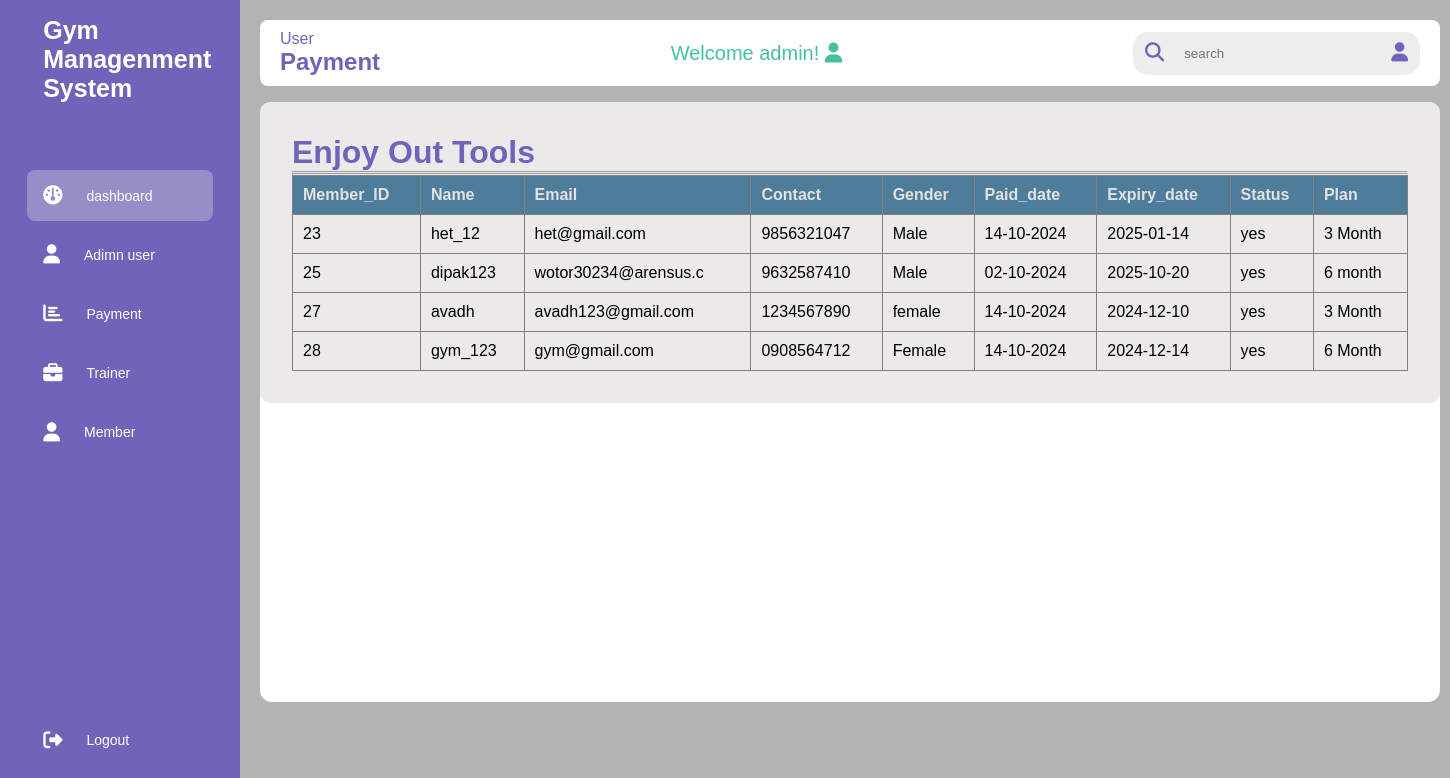
Page /adminpage/paidpage.php (signed in) on the committed database.
### tables this page shows
CREATE TABLE `registration` (
  `user_id` int(11) NOT NULL,
  `fname` varchar(10) NOT NULL,
  `lname` varchar(10) NOT NULL,
  `user_name` varchar(10) NOT NULL,
  `email` varchar(20) NOT NULL,
  `password` varchar(30) NOT NULL,
  `cpassword` varchar(30) NOT NULL,
  `contact` varchar(10) NOT NULL,
  `gender` varchar(10) NOT NULL,
  `bod` varchar(10) NOT NULL,
  `city` varchar(10) NOT NULL,
  `jdate` varchar(10) NOT NULL
);

CREATE TABLE `payment` (
  `user_name` varchar(10) NOT NULL,
  `paid_date` varchar(10) DEFAULT NULL,
  `expiry_date` varchar(10) DEFAULT NULL,
  `status` varchar(10) DEFAULT NULL,
  `plan` varchar(20) DEFAULT NULL,
  `pid` int(11) DEFAULT NULL
);

### adminpage/paidpage.php (the view, shortened to what this page needs)
<!DOCTYPE html>
<html lang="en">
<head>
    <link rel="stylesheet" href="https://cdnjs.cloudflare.com/ajax/libs/font-awesome/6.4.2/css/all.min.css" />
    <link rel="stylesheet" href="style.css">
</head>
<body>
    <?php include "navbar.php"; ?>
    <div class="msin-contect">
        <div class="header">
            <div class="title">
                <span>User</span>
                <h2>Payment</h2>
            </div>
            <p id="user">
                <?php echo "Welcome " . " " . $_SESSION['uname'] . "!"  ?>
                <i class="fas fa-user"></i>
            </p>
            <div class="user_info">
                <div class="search-box">
                    <i class="fa-solid fa-search"></i>
                    <input type="text" name="" placeholder="search" id=""><br>
                    <i class="fas fa-user" class="user"></i>
                </div>
            </div>
        </div>
        <div class="container">
        <div class="table1">
            <h1 class="title">Enjoy Out Tools</h1>
            <hr>
            <hr>
                <table border="1px">
                    <thead>
                        <tr>
                            <th>Member_ID</th>
                            <th>Name</th>
                            <th>Email</th>
                            <th>Contact</th>
                            <th>Gender</th>
                            <th>Paid_date</th>
                            <th>Expiry_date</th>
                            <th>Status</th>
                            <th>Plan    </th>
                        </tr>
                    </thead>
                    <tbody>
                        <?php
                    include "connection.php";
                        $sql = "select * from registration r,payment p where r.user_name=p.user_name and status='yes'";
                        $result = mysqli_query($conn, $sql) or die("some query issues....");
                        while ($row = mysqli_fetch_assoc($result)) {
                        ?>
                            <tr>
                                <td><?php echo $row['user_id'] ?></td>
                                <td><?php echo $row['user_name'] ?></td>
                                <td><?php echo $row['email'] ?></td>
                                <td><?php echo $row['contact'] ?></td>
                                <td><?php echo $row['gender'] ?></td>
                            <td><?php echo $row['paid_date'] ?></td>
                            <td><?php echo $row['expiry_date'] ?></td>
                            <td><?php echo $row['status'] ?></td>
                            <td><?php echo $row['plan'] ?></td>
                            </tr>
                        <?php   } ?>
                        </tbody>
                </table>
            </div>
            </div>
</body>
</html>

### adminpage/style.css (style rules this page uses)
* { margin: 0; padding: 0; outline: none; box-sizing: border-box; font-family: "poppins", sans-serif; }
body { display: flex; background: #7878788f; }
.header i { cursor: pointer; }
.header { display: flex; justify-content: space-between; align-items: center; margin: 20px 0 0 260px; flex-wrap: wrap; border-radius: 8px; width: 1180px; background: #fff; padding: 10px 20px; min-width: 100vh; }
.title { color: rgba(113, 99, 186, 255); }
.user_info { display: flex; align-items: center; gap: 10; }
.search-box { background: rgb(237, 237, 237); border-radius: 15px; color: rgba(113, 99, 186, 255); display: flex; align-items: center; gap: 10px; padding: 4px 12px; }
.search-box input { background: transparent; padding: 10px; border: none; }
.search-box i { font-size: 1.2rem; cursor: pointer; }
.container { height: 600px; background: #ffffff; margin: 10px 0 0 260px; position: relative; border-radius: 12px; }
.table1 { background: #ebe9e9; margin-top: 1rem; border-radius: 10px; padding: 2rem; }
table { width: 100%; border-collapse: collapse; }
thead { background: #4e7d9c; color: #e4e1e1; }
th { padding:10px; text-align: left; }
td { padding:10px; }
#user { color: #45c1a0; font-size: 20px; }

### rows in the picture
registration: user_id "23", payment.user_name "het_12", email "het@gmail.com", contact "9856321047", gender "Male", payment.paid_date "14-10-2024", payment.expiry_date "2025-01-14", payment.status "yes", payment.plan "3 Month"
registration: user_id "25", payment.user_name "dipak123", email "wotor30234@arensus.c", contact "9632587410", gender "Male", payment.paid_date "02-10-2024", payment.expiry_date "2025-10-20", payment.status "yes", payment.plan "6 month"
registration: user_id "27", payment.user_name "avadh", email "avadh123@gmail.com", contact "1234567890", gender "female", payment.paid_date "14-10-2024", payment.expiry_date "2024-12-10", payment.status "yes", payment.plan "3 Month"
registration: user_id "28", payment.user_name "gym_123", email "gym@gmail.com", contact "0908564712", gender "Female", payment.paid_date "14-10-2024", payment.expiry_date "2024-12-14", payment.status "yes", payment.plan "6 Month"

### other values in the picture
$_SESSION['uname'] "admin"
